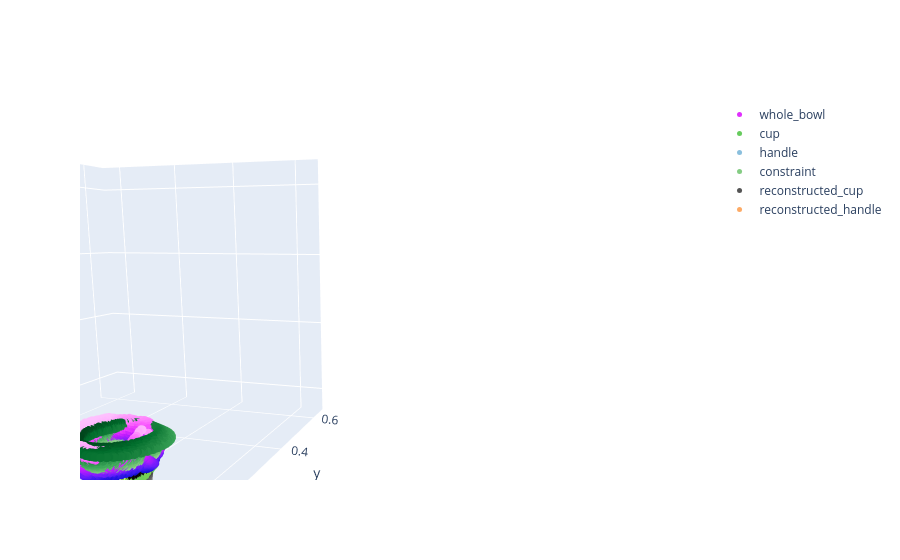

Write notebook code for a chart like this one.
### Code cell
#visualize with pcd and mesh
transformed_scene_pcls = {}
reconstructions = {}
for child_part in child_part_names:

    transformed_scene_pcls[child_part] = utils.transform_pcd(scene_pcls[child_part],
                                                 trans_predicted,
                                               )
    # transformed_scene_pcls[f'preplace_{child_part}'] = utils.transform_pcd(scene_pcls[child_part],
    #                                                                        preplace_trans_predicted)
for parent_part in parent_part_names:
    transformed_scene_pcls[parent_part] = scene_pcls[parent_part]
                                                 
    reconstructions[f'reconstructed_{parent_part}'] = \
        parent_part_models[parent_part].to_transformed_pcd(parent_params[parent_part])

camera = dict(
    eye=dict(x=1.2, y=-1.2, z=.2),
    center=dict(x=.8,y=.5,z=0)
)  

viz_utils.show_pcds_plotly(transformed_scene_pcls  | {'constraint': constraint_pcl} | reconstructions,  camera=camera)

### Figure 1 — Plotly figure (JSON) as saved in the notebook; plotly's stock layout.template omitted (floating-point values rounded to 4 significant figures; data arrays with more than 128 entries replaced by an {"elided": "..."} marker saying what was removed)
{"data": [{"marker": {"color": {"elided": "6305 float values"}, "colorscale": [[0, "#0508b8"], [0.08333, "#1910d8"], [0.1667, "#3c19f0"], [0.25, "#6b1cfb"], [0.3333, "#981cfd"], [0.4167, "#bf1cfd"], [0.5, "#dd2bfd"], [0.5833, "#f246fe"], [0.6667, "#fc67fd"], [0.75, "#fe88fc"], [0.8333, "#fea5fd"], [0.9167, "#febefe"], [1, "#fec3fe"]], "size": 5}, "mode": "markers", "name": "whole_bowl", "type": "scatter3d", "x": {"elided": "6305 float values"}, "y": {"elided": "6305 float values"}, "z": {"elided": "6305 float values"}}, {"marker": {"color": {"elided": "1616 float values"}, "colorscale": [[0, "#440154"], [0.1111, "#482878"], [0.2222, "#3e4989"], [0.3333, "#31688e"], [0.4444, "#26828e"], [0.5556, "#1f9e89"], [0.6667, "#35b779"], [0.7778, "#6ece58"], [0.8889, "#b5de2b"], [1, "#fde725"]], "size": 5}, "mode": "markers", "name": "cup", "type": "scatter3d", "x": {"elided": "1616 float values"}, "y": {"elided": "1616 float values"}, "z": {"elided": "1616 float values"}}, {"marker": {"color": [0.02026, 0.02029, 0.01889, 0.01892, 0.02003, 0.02006, 0.02008, 0.013, 0.01805, 0.01808, 0.01936, 0.01163, 0.01607, 0.01609, 0.01738, 0.01741, 0.01087, 0.0109, 0.01409, 0.01411, 0.0154, 0.01543, 0.01147, 0.0115, 0.01343, 0.01345, 0.01145, 0.01148, 0.01469, 0.01272, 0.01011, 0.01014, 0.03406, 0.03407, 0.03254, 0.03255, 0.03058, 0.02904, 0.02905, 0.02905, 0.02686, 0.02686, 0.02687, 0.02401, 0.02401, 0.02534, 0.02114, 0.02181, 0.02182, 0.01224, 0.01225, 0.01425, 0.01426, 0.01693, 0.01693, 0.01827, 0.01828, 0.01828, 0.01829, 0.01069, 0.0107, 0.01204, 0.01204, 0.01539, 0.01539, 0.01607, 0.01607, 0.01541, 0.01541, 0.01049, 0.01049, 0.01251, 0.01251, 0.01319, 0.01319, 0.0132, 0.0103], "colorscale": [[0, "rgb(247,251,255)"], [0.125, "rgb(222,235,247)"], [0.25, "rgb(198,219,239)"], [0.375, "rgb(158,202,225)"], [0.5, "rgb(107,174,214)"], [0.625, "rgb(66,146,198)"], [0.75, "rgb(33,113,181)"], [0.875, "rgb(8,81,156)"], [1, "rgb(8,48,107)"]], "size": 5}, "mode": "markers", "name": "handle", "type": "scatter3d", "x": [0.5316, 0.5316, 0.5337, 0.5337, 0.5389, 0.5389, 0.5389, 0.534, 0.5402, 0.5402, 0.5417, 0.5361, 0.5415, 0.5415, 0.543, 0.543, 0.539, 0.5389, 0.5428, 0.5428, 0.5443, 0.5443, 0.5433, 0.5433, 0.5456, 0.5456, 0.5469, 0.5469, 0.5507, 0.552, 0.5525, 0.5525, 0.5511, 0.5499, 0.5497, 0.5485, 0.5492, 0.5501, 0.5489, 0.5477, 0.5493, 0.5481, 0.5469, 0.5491, 0.5478, 0.5454, 0.5501, 0.5482, 0.547, 0.5641, 0.5629, 0.5598, 0.5585, 0.5548, 0.5535, 0.5511, 0.5498, 0.5486, 0.5474, 0.5626, 0.5614, 0.5589, 0.5577, 0.5533, 0.5521, 0.5502, 0.549, 0.5484, 0.5472, 0.5574, 0.5562, 0.5531, 0.5518, 0.55, 0.5488, 0.5475, 0.5497], "y": [-0.05685, -0.05447, -0.05672, -0.05434, -0.05621, -0.05384, -0.05147, -0.05932, -0.05617, -0.0538, -0.05126, -0.05918, -0.05613, -0.05377, -0.05122, -0.04886, -0.06133, -0.05895, -0.0561, -0.05373, -0.05119, -0.04882, -0.05616, -0.05379, -0.05115, -0.04879, -0.05111, -0.04875, -0.04597, -0.04593, -0.04598, -0.04363, -0.04137, -0.04332, -0.04047, -0.04242, -0.04566, -0.04084, -0.04279, -0.04475, -0.04036, -0.04232, -0.04428, -0.04029, -0.04226, -0.04337, -0.03826, -0.03981, -0.04177, -0.02799, -0.02999, -0.03076, -0.03275, -0.03309, -0.03507, -0.03621, -0.03819, -0.04016, -0.04213, -0.02707, -0.02907, -0.03025, -0.03224, -0.03217, -0.03415, -0.03571, -0.03769, -0.04009, -0.04206, -0.02933, -0.03132, -0.03208, -0.03406, -0.03563, -0.03761, -0.03959, -0.03554], "z": [0.02026, 0.02029, 0.01889, 0.01892, 0.02003, 0.02006, 0.02008, 0.013, 0.01805, 0.01808, 0.01936, 0.01163, 0.01607, 0.01609, 0.01738, 0.01741, 0.01087, 0.0109, 0.01409, 0.01411, 0.0154, 0.01543, 0.01147, 0.0115, 0.01343, 0.01345, 0.01145, 0.01148, 0.01469, 0.01272, 0.01011, 0.01014, 0.03406, 0.03407, 0.03254, 0.03255, 0.03058, 0.02904, 0.02905, 0.02905, 0.02686, 0.02686, 0.02687, 0.02401, 0.02401, 0.02534, 0.02114, 0.02181, 0.02182, 0.01224, 0.01225, 0.01425, 0.01426, 0.01693, 0.01693, 0.01827, 0.01828, 0.01828, 0.01829, 0.01069, 0.0107, 0.01204, 0.01204, 0.01539, 0.01539, 0.01607, 0.01607, 0.01541, 0.01541, 0.01049, 0.01049, 0.01251, 0.01251, 0.01319, 0.01319, 0.0132, 0.0103]}, {"marker": {"color": {"elided": "7337 float values"}, "colorscale": [[0, "rgb(247,252,245)"], [0.125, "rgb(229,245,224)"], [0.25, "rgb(199,233,192)"], [0.375, "rgb(161,217,155)"], [0.5, "rgb(116,196,118)"], [0.625, "rgb(65,171,93)"], [0.75, "rgb(35,139,69)"], [0.875, "rgb(0,109,44)"], [1, "rgb(0,68,27)"]], "size": 5}, "mode": "markers", "name": "constraint", "type": "scatter3d", "x": {"elided": "7337 float values"}, "y": {"elided": "7337 float values"}, "z": {"elided": "7337 float values"}}, {"marker": {"color": {"elided": "6670 float values"}, "colorscale": [[0, "rgb(255,255,255)"], [0.125, "rgb(240,240,240)"], [0.25, "rgb(217,217,217)"], [0.375, "rgb(189,189,189)"], [0.5, "rgb(150,150,150)"], [0.625, "rgb(115,115,115)"], [0.75, "rgb(82,82,82)"], [0.875, "rgb(37,37,37)"], [1, "rgb(0,0,0)"]], "size": 5}, "mode": "markers", "name": "reconstructed_cup", "type": "scatter3d", "x": {"elided": "6670 float values"}, "y": {"elided": "6670 float values"}, "z": {"elided": "6670 float values"}}, {"marker": {"color": {"elided": "6190 float values"}, "colorscale": [[0, "rgb(255,245,235)"], [0.125, "rgb(254,230,206)"], [0.25, "rgb(253,208,162)"], [0.375, "rgb(253,174,107)"], [0.5, "rgb(253,141,60)"], [0.625, "rgb(241,105,19)"], [0.75, "rgb(217,72,1)"], [0.875, "rgb(166,54,3)"], [1, "rgb(127,39,4)"]], "size": 5}, "mode": "markers", "name": "reconstructed_handle", "type": "scatter3d", "x": {"elided": "6190 float values"}, "y": {"elided": "6190 float values"}, "z": {"elided": "6190 float values"}}], "layout": {"scene": {"aspectratio": {"x": 1, "y": 1, "z": 1}, "camera": {"center": {"x": 0.8, "y": 0.5, "z": 0}, "eye": {"x": 1.2, "y": -1.2, "z": 0.2}}, "xaxis": {"range": [-0.06415, 0.6691], "visible": true}, "yaxis": {"range": [-0.06415, 0.6691], "visible": true}, "zaxis": {"range": [-0.06415, 0.6691], "visible": true}}, "showlegend": true}}
